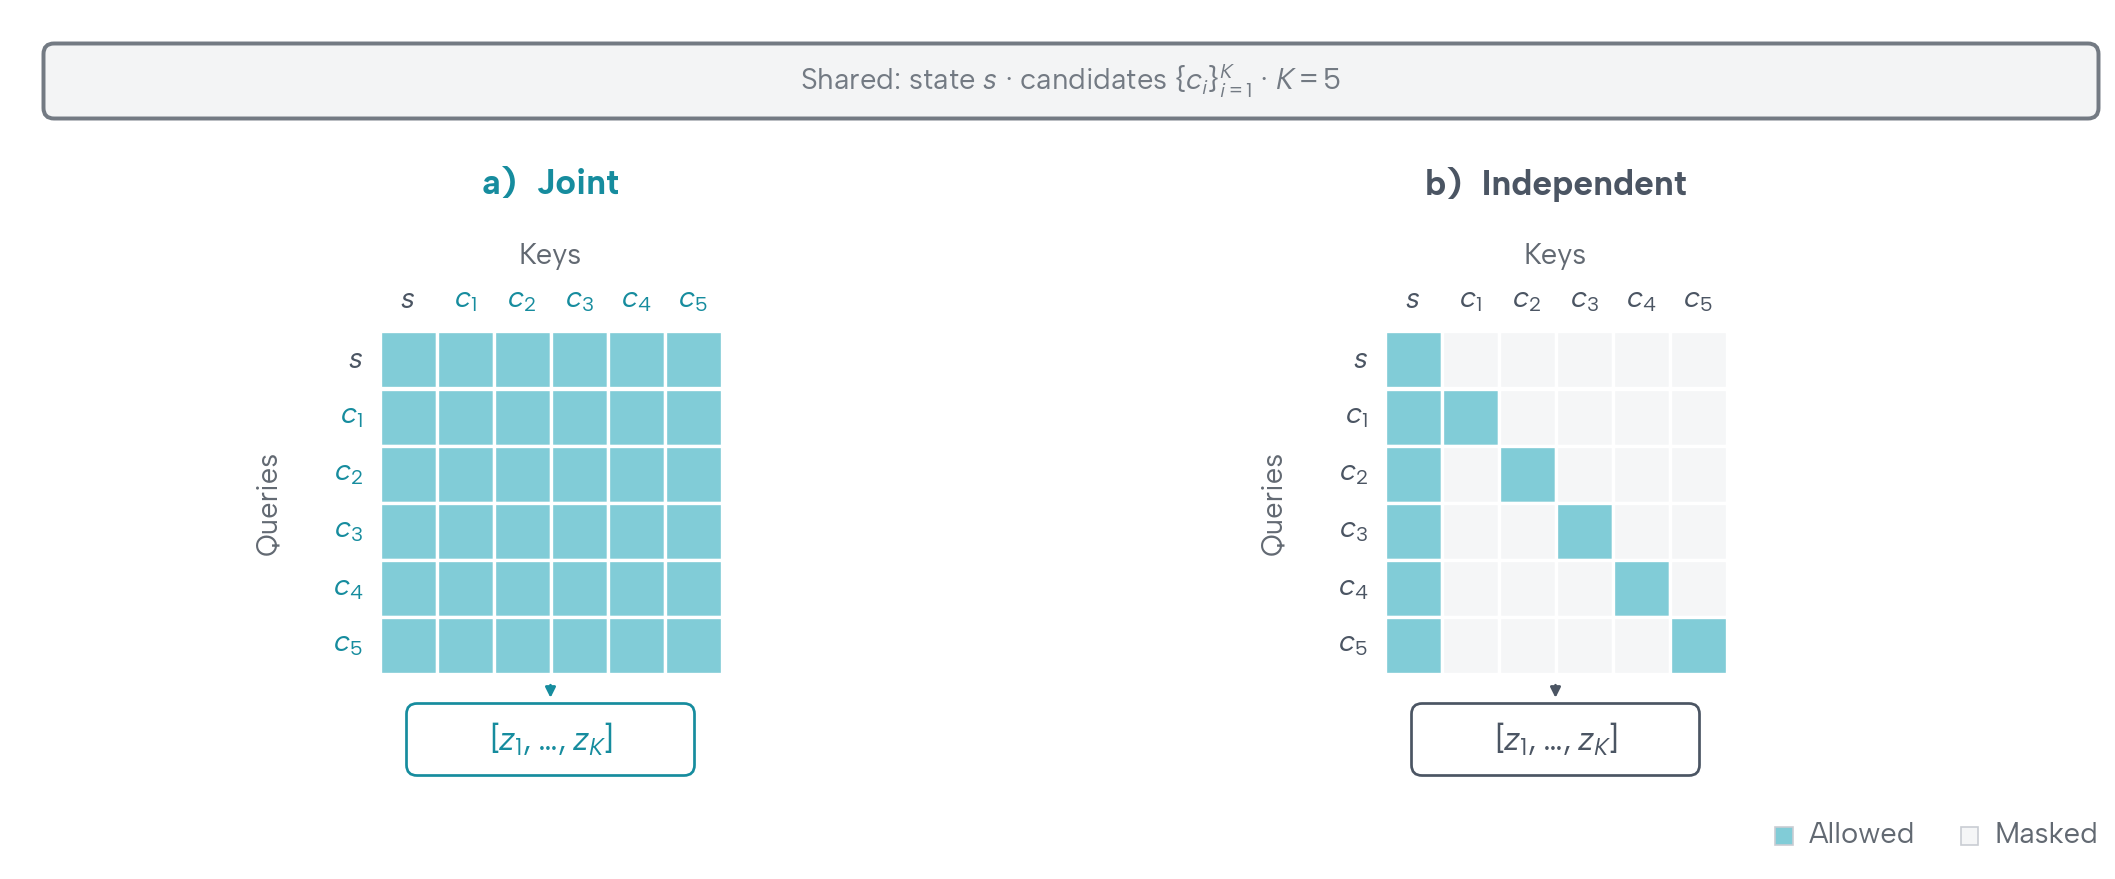

Generate this figure with Python:
"""Standalone paper figure: joint versus independent candidate scoring.

Matches CandidateSetHead in openwebrl/selection_head.py. The transformer mask
uses all K=5 candidates plus the state. Allowed connections use one consistent
color in both masks. No training, API calls or result payloads are needed.
Writes adjacent 300-dpi PNG, editable SVG and PDF with embedded TrueType fonts.
"""
import os
from pathlib import Path

os.environ.setdefault("MPLCONFIGDIR", "/tmp/openwebrl-head-architecture-matplotlib")
import matplotlib
matplotlib.use("Agg")
import matplotlib.pyplot as plt
# Shared paper typography, including bundled Albert Sans fonts.
import sys as _paper_sys
from pathlib import Path as _PaperPath
_paper_sys.path.insert(0, str(next(p for p in _PaperPath(__file__).resolve().parents
                                if (p / "paper_plot_style.py").is_file())))
import paper_plot_style as _paper_style

from matplotlib.font_manager import FontProperties
from matplotlib.patches import FancyArrowPatch, FancyBboxPatch, Rectangle

INK, MUTED, LINE = "#24272B", "#626972", "#C9CDD3"
JOINT, INDEPENDENT = "#168C9E", "#4B5563"
SHARED, SHARED_BG = "#737A83", "#F3F4F5"
ALLOWED_FILL, MASKED_FILL = "#81CCD7", "#F5F6F7"
K = 5
plt.rcParams.update({
    "font.family": "Albert Sans", "font.size": 7,
    "text.color": INK, "mathtext.fontset": "custom",
    "svg.fonttype": "none", "pdf.fonttype": 42,
    "savefig.facecolor": "white",
})
W, H = 7.0, 2.88
fig = plt.figure(figsize=(W, H))
ax = fig.add_axes([0, 0, 1, 1])
ax.set(xlim=(0, W), ylim=(0, H))
ax.axis("off")


def text(x, y, label, size=7, color=INK, weight="normal", ha="left", **kw):
    return ax.text(x, y, label, fontsize=size, color=color, weight=weight,
                   ha=ha, va="center", **kw)


def box(x, y, w, h, edge=LINE, fill="white", lw=0.65):
    patch = FancyBboxPatch((x, y), w, h,
        boxstyle="round,pad=0,rounding_size=0.035",
        facecolor=fill, edgecolor=edge, linewidth=lw, zorder=2)
    ax.add_patch(patch)
    return patch


def arrow(x0, y0, x1, y1, color=MUTED):
    ax.add_patch(FancyArrowPatch((x0, y0), (x1, y1), arrowstyle="-|>",
        mutation_scale=5, shrinkA=1, shrinkB=1, linewidth=0.65, color=color))


def attention_mask(joint):
    """True means permitted: rows query columns, including the state row."""
    return [[joint or row == col or (row > 0 and col == 0)
             for col in range(K + 1)] for row in range(K + 1)]


# Feature extraction/projection is shared; only the scoring interaction changes.
box(0.12, 2.51, 6.85, 0.25, edge=SHARED, fill=SHARED_BG, lw=0.95)
text(3.545, 2.635, r"Shared: state $s$ · candidates $\{c_i\}_{i=1}^{K}$ · $K=5$",
     color=SHARED, ha="center")
text(1.81, 2.29, "a)  Joint", size=8.5, color=JOINT, weight="bold", ha="center")
text(5.16, 2.29, "b)  Independent", size=8.5, color=INDEPENDENT, weight="bold", ha="center")

CELL, MATRIX_TOP = 0.19, 1.80
masks = {"joint": attention_mask(True), "independent": attention_mask(False)}
for x0, name, color in ((1.24, "joint", JOINT), (4.59, "independent", INDEPENDENT)):
    center = x0 + (K + 1) * CELL / 2
    text(center, 2.05, "Keys", color=MUTED, ha="center")
    text(x0 - 0.37, MATRIX_TOP - 3 * CELL, "Queries", color=MUTED,
         ha="center", rotation=90)
    names = [r"$s$"] + [rf"$c_{{{i}}}$" for i in range(1, K + 1)]
    for row, label in enumerate(names):
        label_color = INDEPENDENT if row == 0 else color
        text(x0 - 0.055, MATRIX_TOP - (row + 0.5) * CELL,
             label, color=label_color, ha="right")
        text(x0 + (row + 0.5) * CELL, MATRIX_TOP + 0.105,
             label, color=label_color, ha="center")
        for col in range(K + 1):
            fill = ALLOWED_FILL if masks[name][row][col] else MASKED_FILL
            ax.add_patch(Rectangle((x0 + col * CELL, MATRIX_TOP - (row + 1) * CELL),
                                   CELL, CELL, facecolor=fill, edgecolor="white", linewidth=0.8))
    arrow(center, 0.635, center, 0.565, color=color)
    box(center - 0.48, 0.32, 0.96, 0.24, edge=color)
    text(center, 0.44, r"$[z_1,\ldots,z_K]$", size=8, color=color, ha="center")

# Right-aligned legend; matrix cells encode connectivity, not scalar values.
legend_right = 6.97
renderer = fig.canvas.get_renderer()
for label, fill in reversed((("Allowed", ALLOWED_FILL), ("Masked", MASKED_FILL))):
    width = renderer.get_text_width_height_descent(
        label, FontProperties(size=7), ismath=False)[0] / fig.dpi
    marker_x = legend_right - width - 0.08
    ax.add_patch(Rectangle((marker_x - 0.03, 0.09), 0.06, 0.06,
                           facecolor=fill, edgecolor=LINE, linewidth=0.4))
    text(legend_right, 0.12, label, color=MUTED, ha="right")
    legend_right = marker_x - 0.18

for ext in ("png", "svg", "pdf"):
    path = Path(__file__).with_suffix(f".{ext}")
    fig.savefig(path, dpi=300, bbox_inches="tight", pad_inches=0.025)
    if ext == "svg":
        path.write_text("\n".join(line.rstrip() for line in path.read_text().splitlines()) + "\n")
plt.close(fig)
